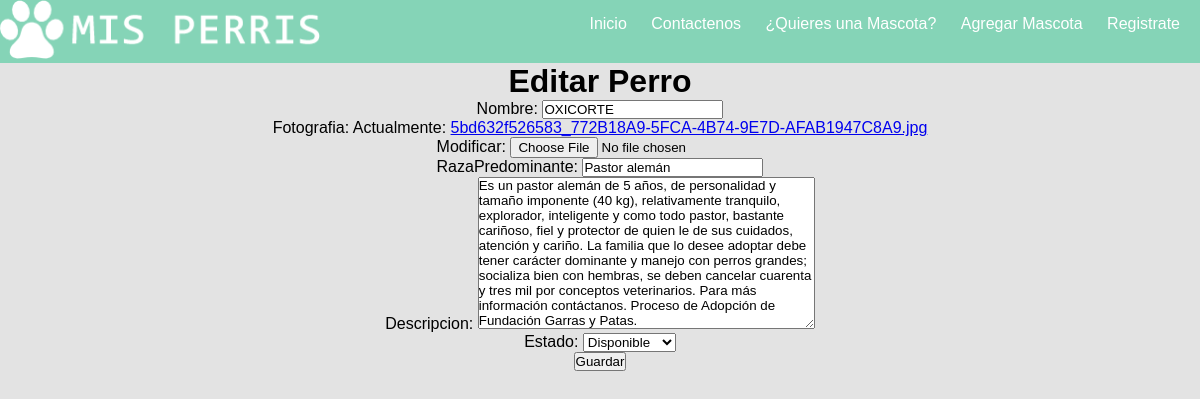
/post/7/edit/, run on the app's committed database.
### blog/models.py (models this page shows, shortened)
class RegistroRescatados(models.Model):
        Nombre = models.CharField(max_length=20, null=False)
        Fotografia = models.ImageField(null=False)
        RazaPredominante = models.CharField(max_length=20, null=False)
        Descripcion = models.TextField(null=False)
        ESTADOS = (('R','Rescatados'),('D','Disponible'),('A','Adoptado'))
        Estado = models.CharField(max_length=1 ,choices=ESTADOS , null=False, default='D')

### blog/views.py (the view)
# urls.py: url(r'^post/(?P<pk>[0-9]+)/edit/$', views.post_edit, name='post_edit'),
def post_edit(request, pk):
        post = get_object_or_404(RegistroRescatados, pk=pk)
        if request.method == "POST":
            form = PostForm(request.POST, instance=post)
            if form.is_valid():
                post = form.save(commit=False)
                post.author = request.user
                post.save()
                return redirect('post_detail', pk=post.pk)
        else:
            form = PostForm(instance=post)
        return render(request, 'blog/post_edit.htm', {'form': form})

### blog/forms.py
class PostForm(forms.ModelForm):
        class Meta:
            model = RegistroRescatados
            fields = ('Nombre', 'Fotografia','RazaPredominante','Descripcion','Estado')

### blog/templates/blog/post_edit.htm
{% extends 'blog/base.htm' %}
{% block content %}
 <h1>Editar Perro</h1>
 <form method="post" class="post-form">{% csrf_token %}
        {{ form.as_p }}
        <button type='submit' class="save btn btn-default">Guardar</button>
    </form>
    {% endblock %}

### blog/static/css/blog.css (style rules this page uses)
* { margin:0; padding: 0; box-sizing: border-box; font-family: Arial, Helvetica, sans-serif; }
body { margin: auto; }
@media screen and (min-width: 800px) { body { background: #6DCCAA; } }

### blog/static/css/formulario.css (style rules this page uses)
* { box-sizing: border-box; }
body { margin: 0; font-family: sans-serif; background: rgba(0, 0, 0, 0.5); }
h1 { text-align: center; color: black; }

### blog/static/css/post_new.css (style rules this page uses)
* { box-sizing: border-box; }
body { margin: 0; font-family: sans-serif; background: rgba(119, 119, 119, 0.199); text-align: center; border-spacing: 10px; }

### data on the page
RegistroRescatados: Nombre "OXICORTE", RazaPredominante "Pastor alemán", Descripcion "Es un pastor alemán de 5 años, de personalidad y tamaño imponente (40 kg), relativamente tranquilo, explorador, inteligente y como todo pastor, bastante cariñoso, fiel y protector de quien le de sus cuidados, atención y cariño. La familia que lo desee adoptar debe tener carácter dominante y manejo con perros grandes; socializa bien con hembras, se deben cancelar cuarenta y tres mil por conceptos veterinarios. Para más información contáctanos. Proceso de Adopción de Fundación Garras y Patas.", Estado "Disponible"
